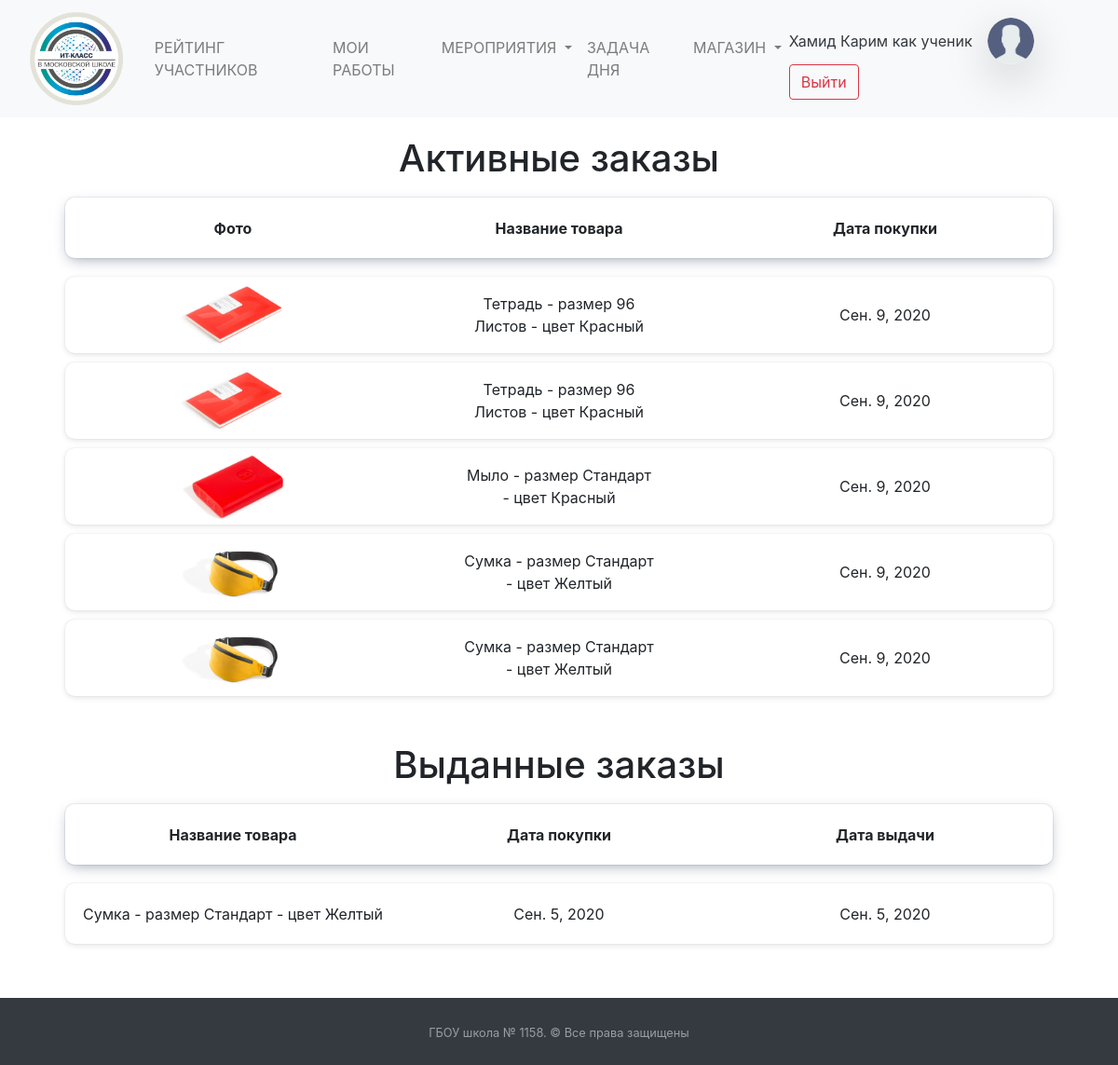
The page /market/bought_product_list/ (signed in) on the database as committed earlier.
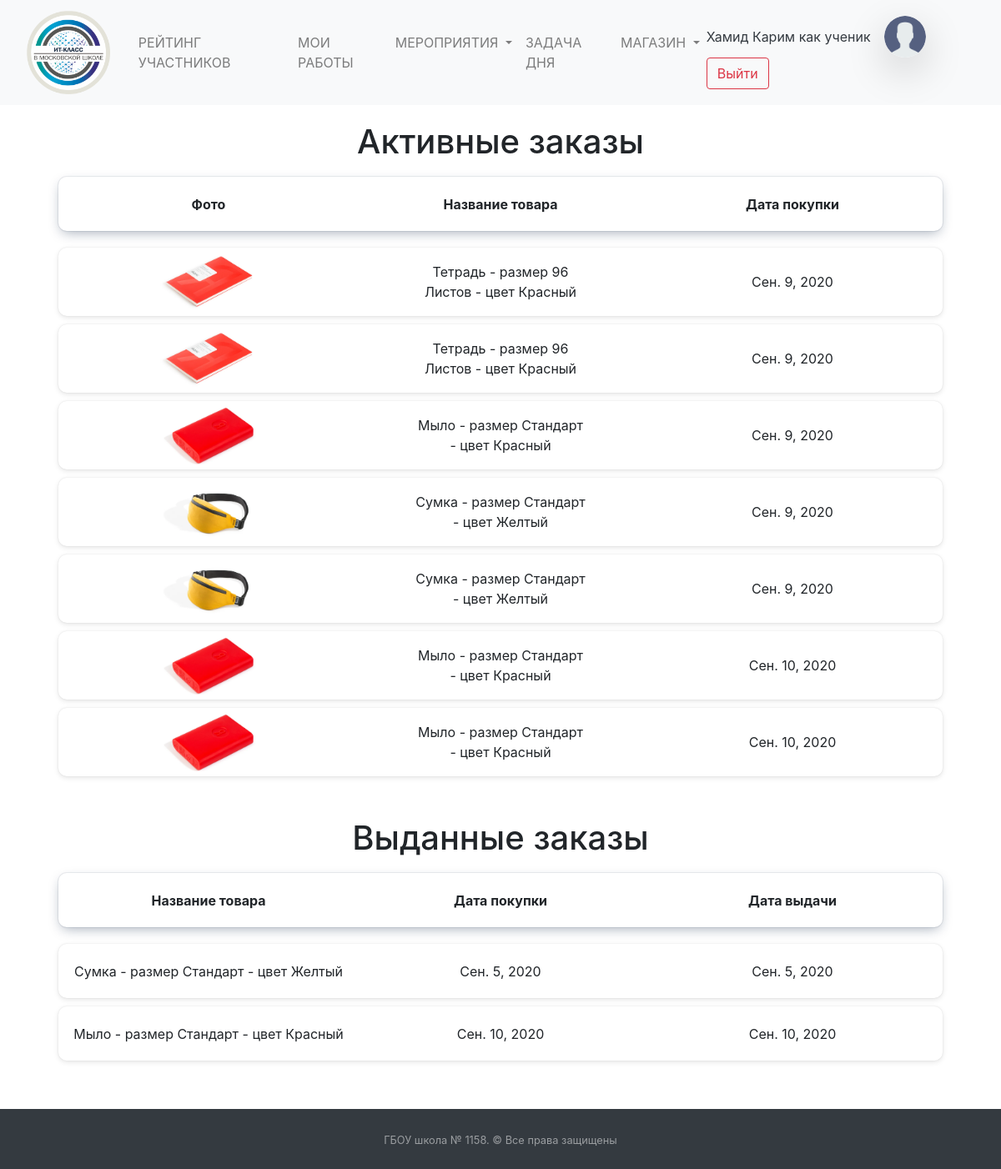
The same page on the database as committed later.
### market/models.py (models this page shows, shortened)
class BoughtProduct(models.Model):
    customer = models.ForeignKey(Puples, verbose_name="Покупатель товара", on_delete=models.SET_NULL, null=True)
    main_product = models.ForeignKey(MarketProduct, verbose_name="Ссылка на основной товар", on_delete=models.CASCADE)
    connected_event = models.ForeignKey(Events, verbose_name="Ссылка на Event с этой покупкой", on_delete=models.CASCADE, default=None)
    bought_date = models.DateField("Дата покупки", auto_now_add=True)
    given_date = models.DateField("Дата выдачи товара", null=True)
    given = models.BooleanField("Выдан ли товар покупателю", default=False)
    class Meta:
        verbose_name = "Заказ/купленный товар"
        verbose_name_plural = "Заказы и купленные товары"

class MarketProduct(models.Model):
    product_name = models.CharField(verbose_name="Название товара", max_length=200)
    product_size = models.CharField(verbose_name="Размер товара", default="Стандарт", max_length=200)
    product_color = models.CharField(verbose_name="Цвет товара", default="Не указан", max_length=200)
    product_photo = models.ImageField("Фотография товара", upload_to="products_photo/", blank=True)
    remained_amount = models.PositiveIntegerField("Количество оставшегося товара", null=False)
    price = models.PositiveIntegerField("Цена товара", null=False)
    def __str__(self):
        return f"{self.product_name}\t-\tразмер {self.product_size}\t-\tцвет {self.product_color}"
    class Meta:
        verbose_name = "Товар"
        verbose_name_plural = "Товары"

### market/views.py (the view, shortened to what this page needs)
# urls.py: path('bought_product_list/', views.BoughtProductList.as_view(), name='Каталог купленных товаров'),
class BoughtProductList(HeaderNotificationsCounter, LoginRequiredMixin, ListView):
    template_name = "market/product_check_list.html"
    model = BoughtProduct
    login_url = "/login/"
    def get_context_data(self, **kwargs):
        context = super(BoughtProductList, self).get_context_data(**kwargs)
        if self.request.user.is_superuser:
            context["not_given_product_list"] = BoughtProduct.objects.filter(given=0)
            context["given_product_list"] = BoughtProduct.objects.filter(given=1)
        else:
            context["not_given_product_list"] = BoughtProduct.objects.filter(given=0, customer=self.request.user.puples)
            context["given_product_list"] = BoughtProduct.objects.filter(given=1, customer=self.request.user.puples)
        return context

### mainapp/addons_python/views_addons_classes.py (called while the page is built)
    def get_context_data(self, *, object_list=None, **kwargs):
        context = super().get_context_data(**kwargs)
        context['events_new'] = Events.objects.filter(check=False).count()
        context['applicants_count'] = Puples.objects.filter(
            status="APP").count()
        return context

### templates/market/product_check_list.html (shortened to what this page needs)
{% extends  'base.html' %}
{% load static %}
{% block main %}
    <h2 style="margin-top: 20px;font-size: 40px;" class="text-center">
        Активные заказы
    </h2>
    {% if not_given_product_list %}
        <table class="product-list active-products-list p-0">
            <thead class="text-center">
                <tr style="box-shadow: 0 0 0 1px rgba(13,35,67,.07),0 5px 15px -4px rgba(13,35,67,.4);">
                    <th scope="col">Фото</th>
                    <th scope="col">Название товара</th>
                    <th scope="col">Дата покупки</th>
                </tr>
            </thead>
            <tbody>
                {% for product in not_given_product_list %}
                    <tr>
                        <td><img style="height: 70px;" src="{{ product.main_product.product_photo.url }}" alt="{{ product.main_product.product_name }}"></td>
                        <td>{{ product.main_product }}</td>
                        <td>{{ product.bought_date }}</td>
                    </tr>
                {% endfor %}
            </tbody>
        </table>
    {% else %}
    <h4 style="font-weight: 300;" class="text-center">
        Нет активных заказов
    </h4>
    {% endif %}
    <h2 class="text-center" style="font-size: 40px;">
        Выданные заказы
    </h2>
    {% if given_product_list %}
        <table class="product-list products-history p-0">
            <thead class="text-center">
            <tr style="box-shadow: 0 0 0 1px rgba(13,35,67,.07),0 5px 15px -4px rgba(13,35,67,.4);">
                <th scope="col">Название товара</th>
                <th scope="col">Дата покупки</th>
                <th scope="col">Дата выдачи</th>
            </tr>
            </thead>
            <tbody>
            {% for product in given_product_list %}
                {% if product.customer.id == user.puples.id or request.user.is_superuser %}
                    <tr>
                        <td>{{ product.main_product }}</td>
                        <td>{{ product.bought_date }}</td>
                        <td>{{ product.given_date }}</td>
                    </tr>
                {% endif %}
            {% endfor %}
            </tbody>
        </table>
    {% else %}
        <h4 style="font-weight: 300;" class="text-center">
            Нет выданных заказов
        </h4>
    {% endif %}
{% endblock %}

Rows that differ between the two databases and show on the page:
added BoughtProduct: main_product.product_photo (picture), main_product "Мыло - размер Стандарт - цвет Красный", bought_date "Сен. 10, 2020", shown under "Активные заказы"
added BoughtProduct: main_product.product_photo (picture), main_product "Мыло - размер Стандарт - цвет Красный", bought_date "Сен. 10, 2020", shown under "Активные заказы"
added BoughtProduct: main_product "Мыло - размер Стандарт - цвет Красный", bought_date "Сен. 10, 2020", given_date "Сен. 10, 2020", shown under "Выданные заказы"
